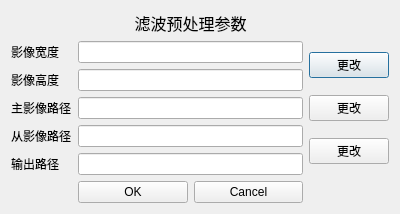
<?xml version="1.0" encoding="UTF-8"?>
<ui version="4.0">
 <class>Dialog</class>
 <widget class="QDialog" name="Dialog">
  <property name="geometry">
   <rect>
    <x>0</x>
    <y>0</y>
    <width>400</width>
    <height>197</height>
   </rect>
  </property>
  <property name="windowTitle">
   <string>Dialog</string>
  </property>
  <layout class="QGridLayout" name="gridLayout">
   <item row="0" column="1">
    <widget class="QLabel" name="label_title">
     <property name="font">
      <font>
       <family>Agency FB</family>
       <pointsize>12</pointsize>
      </font>
     </property>
     <property name="text">
      <string>滤波预处理参数</string>
     </property>
     <property name="alignment">
      <set>Qt::AlignCenter</set>
     </property>
    </widget>
   </item>
   <item row="1" column="0">
    <layout class="QVBoxLayout" name="verticalLayout">
     <item>
      <widget class="QLabel" name="label_width">
       <property name="text">
        <string>影像宽度</string>
       </property>
      </widget>
     </item>
     <item>
      <widget class="QLabel" name="label_height">
       <property name="text">
        <string>影像高度</string>
       </property>
      </widget>
     </item>
     <item>
      <widget class="QLabel" name="label_path_master">
       <property name="text">
        <string>主影像路径</string>
       </property>
      </widget>
     </item>
     <item>
      <widget class="QLabel" name="label_path_slave">
       <property name="text">
        <string>从影像路径</string>
       </property>
      </widget>
     </item>
     <item>
      <widget class="QLabel" name="label_paht_output">
       <property name="text">
        <string>输出路径</string>
       </property>
      </widget>
     </item>
    </layout>
   </item>
   <item row="1" column="1">
    <layout class="QVBoxLayout" name="verticalLayout_2">
     <item>
      <widget class="QLineEdit" name="line_width"/>
     </item>
     <item>
      <widget class="QLineEdit" name="line_height"/>
     </item>
     <item>
      <widget class="QLineEdit" name="line_path_master"/>
     </item>
     <item>
      <widget class="QLineEdit" name="line_path_slave"/>
     </item>
     <item>
      <widget class="QLineEdit" name="line_path_output"/>
     </item>
    </layout>
   </item>
   <item row="1" column="2">
    <layout class="QVBoxLayout" name="verticalLayout_3">
     <item>
      <widget class="QPushButton" name="Btn_path_master">
       <property name="text">
        <string>更改</string>
       </property>
      </widget>
     </item>
     <item>
      <widget class="QPushButton" name="Btn_path_slave">
       <property name="text">
        <string>更改</string>
       </property>
      </widget>
     </item>
     <item>
      <widget class="QPushButton" name="Btn_path_output">
       <property name="text">
        <string>更改</string>
       </property>
      </widget>
     </item>
    </layout>
   </item>
   <item row="2" column="1">
    <layout class="QHBoxLayout" name="horizontalLayout">
     <item>
      <widget class="QPushButton" name="Btn_OK">
       <property name="text">
        <string>OK</string>
       </property>
      </widget>
     </item>
     <item>
      <widget class="QPushButton" name="Btn_Cancel">
       <property name="text">
        <string>Cancel</string>
       </property>
      </widget>
     </item>
    </layout>
   </item>
  </layout>
 </widget>
 <resources/>
 <connections/>
</ui>
